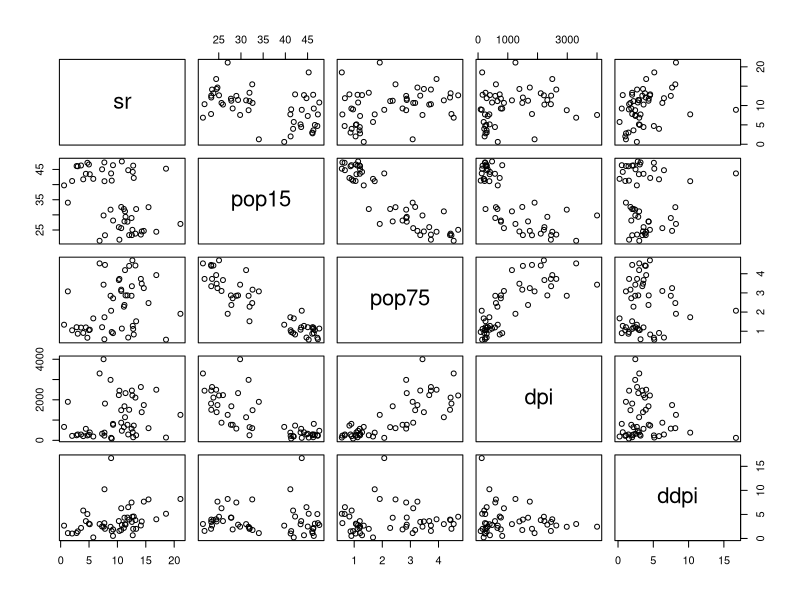

Generate this figure with R:
## ---- chunk 1
LifeCycleSavings
head(LifeCycleSavings)
## ---- chunk 2
dim(LifeCycleSavings)
## ---- chunk 3
summary(LifeCycleSavings)
## ---- chunk 4
x=LifeCycleSavings
x
Variable_name=c('sr','pop15','pop75','dpi','ddpi')
What_does_it_represent=c('savings_ratio','percentage of population less than 15','percentage of population  less than 75','per capita disposable income','percentage change in per capita disposable income ')
Type=c('Quantitative','Quantitative','Quantitative','Quantitative','Quantitative')
Nature=c('Continuous','Continuous','Continuous','Continuous','Continuous')
Minimum=c(min(x$sr),min(x$pop15),min(x$pop75),min(x$dpi),min(x$ddpi))
Maximum=c(max(x$sr),max(x$pop15),max(x$pop75),max(x$dpi),max(x$ddpi))
Range_of_variation=c(max(x$sr)-min(x$sr),max(x$pop15)-min(x$pop15),max(x$pop75)-min(x$pop75),max(x$dpi)-min(x$dpi),max(x$ddpi)-min(x$ddpi))
Mean_of_each_variable=c(mean(x$sr),mean(x$pop15),mean(x$pop75),mean(x$dpi),mean(x$ddpi))
Median=c(median(x$sr),median(x$pop15),median(x$pop75),median(x$dpi),median(x$ddpi))
Variance=c(var(x$sr),var(x$pop15),var(x$pop75),var(x$dpi),var(x$ddpi))
Standard_deviation=c(sd(x$sr),sd(x$pop15),sd(x$pop75),sd(x$dpi),sd(x$ddpi))
LifeCycleSavings1=data.frame(Variable_name,What_does_it_represent,Type,Nature,Minimum,Maximum,Range_of_variation,Mean_of_each_variable,Median,Variance,Standard_deviation)                    
LifeCycleSavings1
## ---- chunk 5
pairs(LifeCycleSavings)
